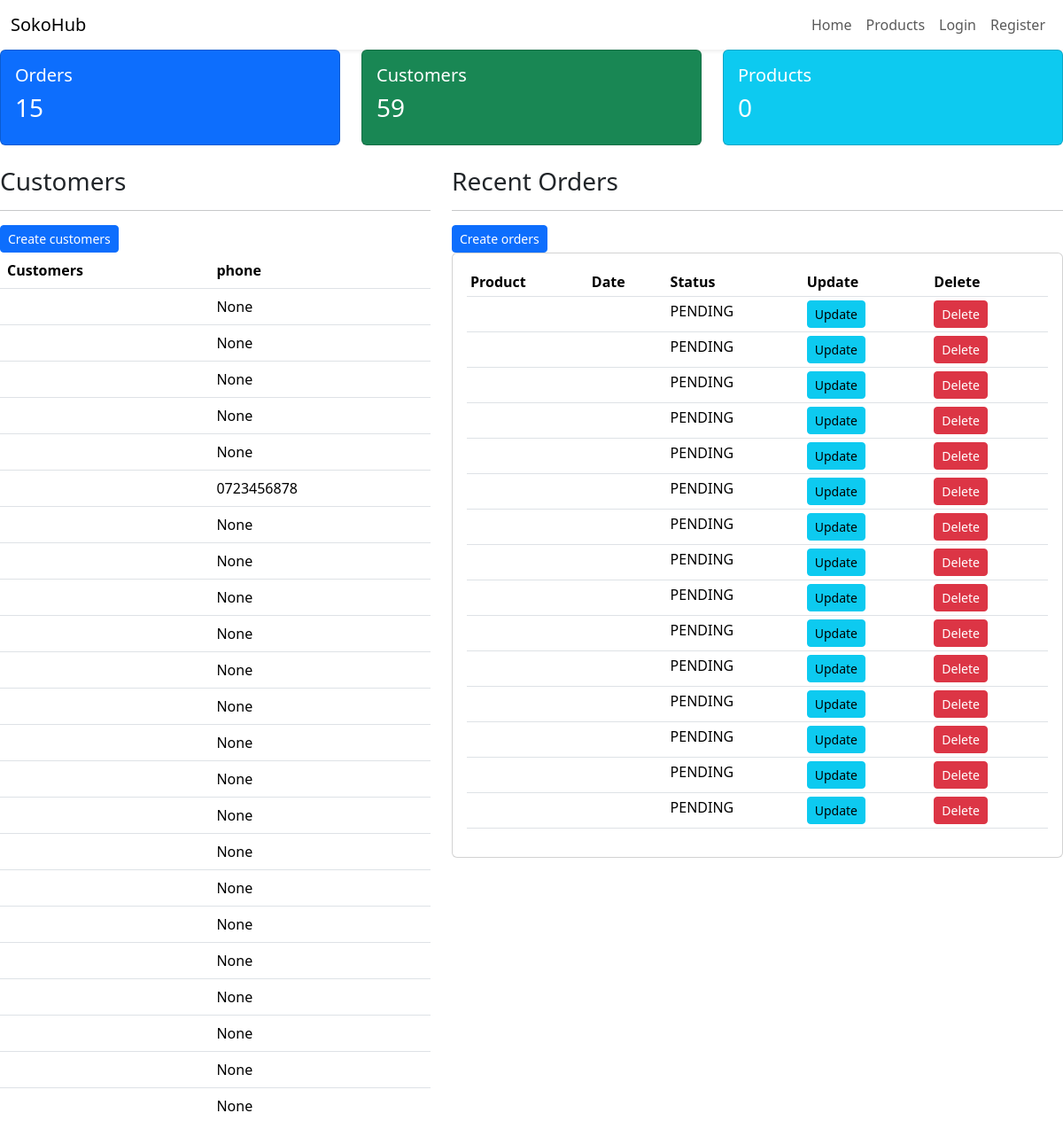
/orders/ (upper part), run on an earlier commit of the app's database.
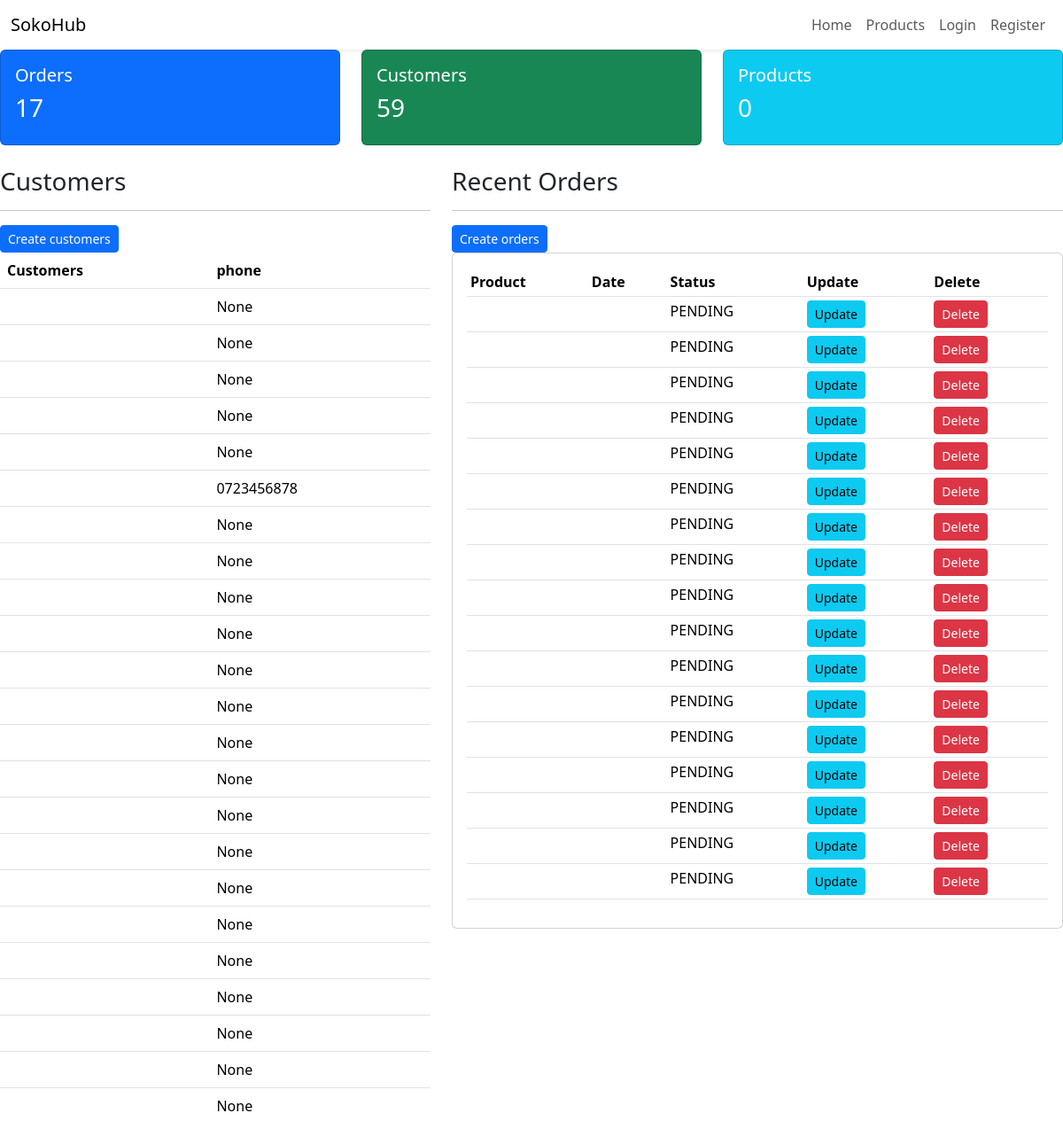
And on a later commit of the database.
### accounts/models.py (models this page shows)
class CustomUser(AbstractUser):
    USER_CHOICE_CUSTOMER= 'C',
    USER_CHOICE_VENDOR= 'V',
    USER_CHOICE = [
        ('V','Vendor'),
        ('C','Customer'),
    ]
    phone = models.CharField(max_length=15, blank=True, null=True)
    location = models.CharField(max_length=255)
    user_type= models.CharField(max_length = 150,choices= USER_CHOICE, default= USER_CHOICE_CUSTOMER)

### orders/models.py (models this page shows, shortened)
class Order(models.Model):
    STATUS_CHOICE = [
        ("PENDING","Pending"),
        ("PAID","Paid"),
        ("ACTIVE","Active")
    ]
    customer = models.ForeignKey('accounts.CustomUser',on_delete = models.CASCADE)
    phone = models.CharField( max_length=50)
    delivery_address = models.CharField(max_length=255)
    created_at  = models.DateTimeField(auto_now_add=True)
    status= models.CharField(max_length=255,choices = STATUS_CHOICE)
    total = models.IntegerField()

### orders/views.py (the view)
# urls.py: path('orders/', vendorOrder, name='vendor_orders'),
def vendorOrder(request):
    orders=Order.objects.all()
    customers= CustomUser.objects.all()
    total_customers = customers.count()
    total_orders = orders.count()
    paid = orders.filter(status='paid').count()
    pending = orders.filter(status='pending').count()
    active = orders.filter(status='active').count()
    context = {'orders':orders, 'customers':customers, 'total_orders': total_orders, 'paid': paid, 'pending': pending, 'active': active}
    return render(request, "vend_order.html", context)

### orders/templates/vend_order.html
{% extends "accounts/base.html" %}
{% block content %}
<div class="row mb-4">
    <div class="col-md-4">
        <div class="card card-body bg-primary text-white">
            <h5>Orders</h5>
            <h3>{{ orders|length }}</h3>
        </div>
    </div>
    <div class="col-md-4">
        <div class="card card-body bg-success text-white">
            <h5>Customers</h5>
            <h3>{{ customers|length }}</h3>
        </div>
    </div>
    <div class="col-md-4">
        <div class="card card-body bg-info text-white">
            <h5>Products</h5>
            <h3>{{ products|length }}</h3>
        </div>
    </div>
</div>
<div class="row">
    <div class="col-md-5">
        <h3>Customers</h3>
        <hr>
        <a class="btn btn-primary btn-sm btn-block" href="#">Create customers</a>
        <table class="table">
            <tr>
                <th>Customers</th>
                <th>phone</th>
            </tr>
          <tr>
            {% for customer in customers %}
            <tr>
               <td>{{ customer.name }}</td>
               <td>{{ customer.phone }} </td>
            </tr>
            {% endfor %}
          </tr>
        </table>
    </div>
    <div class="col-md-7">
        <h3>Recent Orders</h3>
        <hr>
        <a class="btn btn-primary btn-sm btn-block" href="#">Create orders</a>
        <div class="card card-body">
            <table class="table table-sm">
                <tr>
                    <th>Product</th>
                    <th>Date</th>
                    <th>Status</th>
                    <th>Update</th>
                    <th>Delete</th>
                </tr>
                {% for order in orders %}
                <tr>
                    <td>{{ order.product.name }}</td>
                    <td>{{ order.order_date }}</td>
                    <td>{{ order.status }}</td>
                    <td><a class="btn btn-info btn-sm" href="#">Update</a></td>
                    <td><a class="btn btn-danger btn-sm" href="#">Delete</a></td>
                </tr>
                {% endfor %}
            </table>
        </div>
    </div>
</div>
 {% endblock %}

What changed in the data, as far as the page shows it:
added Order: status "PENDING"
added Order: status "PENDING"
Also different on the page:
{{ orders|length }}: "15" → "17"
